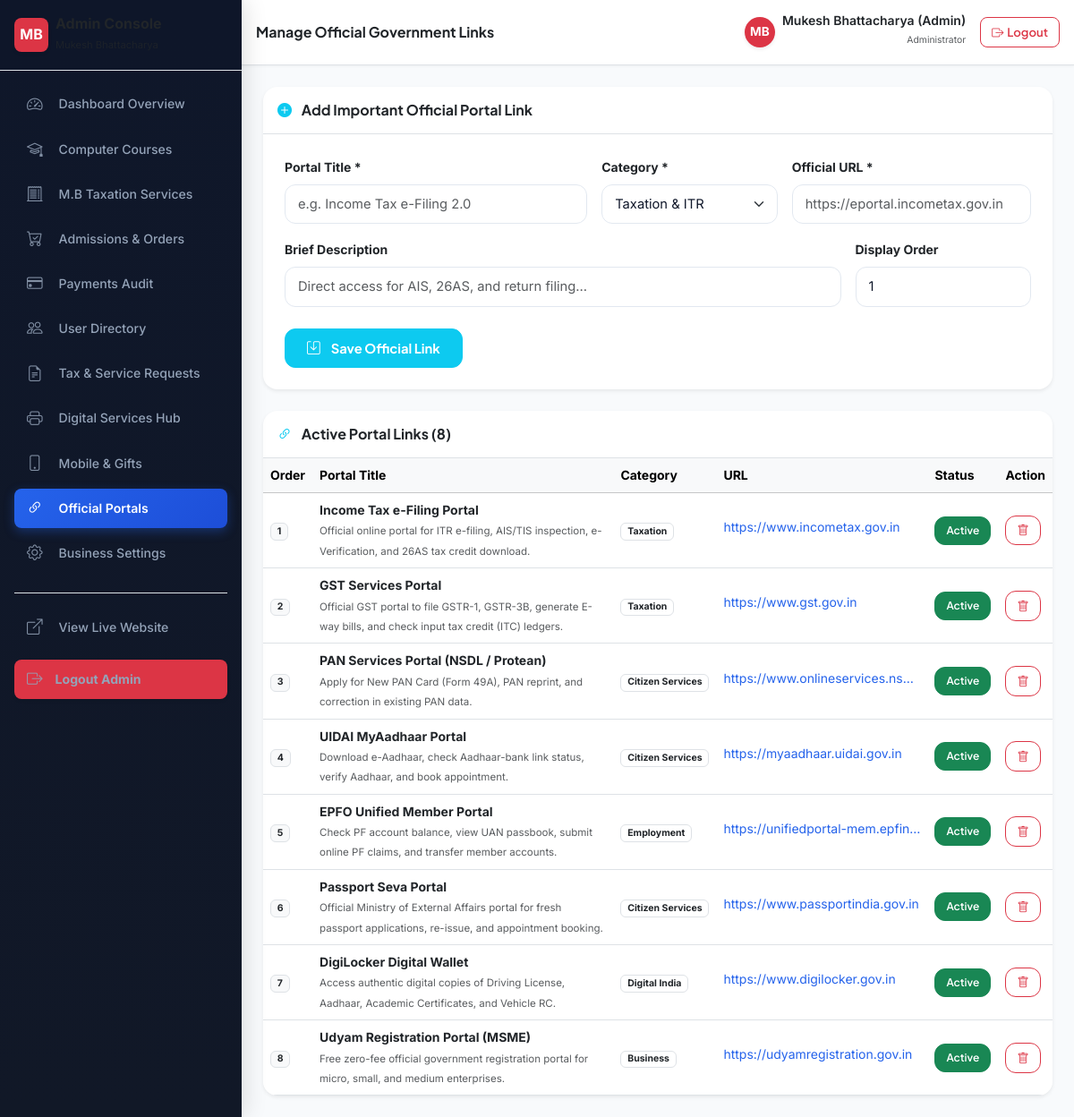
Page /admin/links.php (signed in) on the committed database.
### tables this page shows
CREATE TABLE `users` (
  `id` INT UNSIGNED NOT NULL AUTO_INCREMENT,
  `user_code` VARCHAR(50) NOT NULL UNIQUE,
  `name` VARCHAR(120) NOT NULL,
  `email` VARCHAR(150) NOT NULL UNIQUE,
  `mobile` VARCHAR(20) NOT NULL UNIQUE,
  `password_hash` VARCHAR(255) NOT NULL,
  `address` TEXT NULL,
  `role` ENUM('user', 'admin') NOT NULL DEFAULT 'user',
  `status` ENUM('active', 'inactive', 'suspended') NOT NULL DEFAULT 'active',
  `created_at` DATETIME NOT NULL DEFAULT CURRENT_TIMESTAMP,
  `updated_at` DATETIME NOT NULL DEFAULT CURRENT_TIMESTAMP ON UPDATE CURRENT_TIMESTAMP,
  PRIMARY KEY (`id`),
  INDEX `idx_users_email` (`email`),
  INDEX `idx_users_mobile` (`mobile`),
  INDEX `idx_users_role` (`role`),
  INDEX `idx_users_status` (`status`)
);

CREATE TABLE `important_links` (
  `id` INT UNSIGNED NOT NULL AUTO_INCREMENT,
  `link_code` VARCHAR(50) NOT NULL UNIQUE,
  `title` VARCHAR(150) NOT NULL,
  `category` VARCHAR(80) NOT NULL DEFAULT 'Taxation',
  `description` TEXT NOT NULL,
  `url` VARCHAR(255) NOT NULL,
  `button_text` VARCHAR(80) NOT NULL DEFAULT 'Visit Portal',
  `icon` VARCHAR(80) NOT NULL DEFAULT 'bi-link-45deg',
  `accent_class` VARCHAR(50) NOT NULL DEFAULT 'accent-links',
  `display_order` INT NOT NULL DEFAULT 1,
  `status` ENUM('active', 'inactive') NOT NULL DEFAULT 'active',
  `created_at` DATETIME NOT NULL DEFAULT CURRENT_TIMESTAMP,
  `updated_at` DATETIME NOT NULL DEFAULT CURRENT_TIMESTAMP ON UPDATE CURRENT_TIMESTAMP,
  PRIMARY KEY (`id`),
  INDEX `idx_links_status` (`status`),
  INDEX `idx_links_order` (`display_order`)
);

### includes/Auth.php (called while the page is built, shortened)
<?php
require_once __DIR__ . '/../config/db.php';
function csrf_token(): string {
    return $_SESSION['csrf_token'];
}
function is_logged_in(): bool {
    return !empty($_SESSION['user_id']) && !empty($_SESSION['role']);
}
function current_user(): ?array {
    global $conn;
    $stmt = $conn->prepare("SELECT id, user_code, name, email, mobile, address, role, status, created_at FROM users WHERE id = :id LIMIT 1");
    $stmt->execute([':id' => (int)$_SESSION['user_id']]);
    return $stmt->fetch() ?: null;
}

### admin/links.php (the view, shortened to what this page needs)
<?php
require_once dirname(__DIR__) . '/config/db.php';
require_once dirname(__DIR__) . '/includes/auth.php';
$page_title = "Manage Official Government Links";
$page = isset($_GET['page']) ? max(1, (int)$_GET['page']) : 1;
$per_page = 10;
$where_clauses = ["1=1"];
$params = [];
$where_sql = implode(" AND ", $where_clauses);
$count_stmt = $conn->prepare("SELECT COUNT(*) FROM important_links WHERE $where_sql");
$count_stmt->execute($params);
$total_rows = (int)$count_stmt->fetchColumn();
$offset = ($page - 1) * $per_page;
$sql = "SELECT * FROM important_links WHERE $where_sql ORDER BY display_order ASC LIMIT :limit OFFSET :offset";
$stmt = $conn->prepare($sql);
$stmt->bindValue(':limit', $per_page, PDO::PARAM_INT);
$stmt->bindValue(':offset', $offset, PDO::PARAM_INT);
$stmt->execute();
$links = $stmt->fetchAll();
include __DIR__ . '/includes/header.php';
?>
<div class="card border-0 shadow-sm rounded-4 overflow-hidden mb-4" style="background: var(--card-bg, #ffffff);">
  <div class="card-header bg-transparent border-bottom p-3">
    <h6 class="fw-bold text-dark mb-0"><i class="bi bi-plus-circle-fill text-info me-2"></i> Add Important Official Portal Link</h6>
  </div>
  <div class="card-body p-4">
    <form method="POST" action="links.php">
      <div class="row g-3 mb-3">
        <div class="col-md-5">
          <label class="form-label small fw-bold text-dark">Portal Title *</label>
          <input type="text" name="title" class="form-control" placeholder="e.g. Income Tax e-Filing 2.0" required maxlength="120">
        </div>
        <div class="col-md-3">
          <label class="form-label small fw-bold text-dark">Category *</label>
          <select name="category" class="form-select">
            <option value="Taxation">Taxation & ITR</option>
          </select>
        </div>
        <div class="col-md-4">
          <label class="form-label small fw-bold text-dark">Official URL *</label>
          <input type="url" name="url" class="form-control" placeholder="https://eportal.incometax.gov.in" required maxlength="255">
        </div>
      </div>
      <div class="row g-3 mb-4">
        <div class="col-md-9">
          <label class="form-label small fw-bold text-dark">Brief Description</label>
          <input type="text" name="description" class="form-control" placeholder="Direct access for AIS, 26AS, and return filing..." maxlength="255">
        </div>
        <div class="col-md-3">
          <label class="form-label small fw-bold text-dark">Display Order</label>
          <input type="number" name="display_order" class="form-control" value="1" min="1">
        </div>
      </div>
      <button type="submit" class="btn btn-info text-white fw-bold px-4">
        <i class="bi bi-save me-1"></i> Save Official Link
      </button>
    </form>
  </div>
</div>
<div class="card border-0 shadow-sm rounded-4 overflow-hidden" style="background: var(--card-bg, #ffffff);">
  <div class="card-header bg-transparent border-bottom p-3">
    <h6 class="fw-bold text-dark mb-0"><i class="bi bi-link-45deg text-info me-2"></i> Active Portal Links (<?php echo $total_rows; ?>)</h6>
  </div>
  <div class="card-body p-0">
    <div class="table-responsive">
      <table class="table table-hover align-middle mb-0 small">
        <thead class="table-light">
          <tr>
            <th>Order</th>
            <th>Portal Title</th>
            <th>Category</th>
            <th>URL</th>
            <th>Status</th>
            <th>Action</th>
          </tr>
        </thead>
        <tbody>
          <?php if (!empty($links)): ?>
            <?php foreach ($links as $l): ?>
              <tr>
                <td><span class="badge bg-light text-dark border"><?php echo $l['display_order']; ?></span></td>
                <td>
                  <strong class="d-block text-dark"><?php echo htmlspecialchars($l['title']); ?></strong>
                  <span class="text-muted" style="font-size: 0.72rem;"><?php echo htmlspecialchars($l['description']); ?></span>
                </td>
                <td><span class="badge bg-subtle text-dark border"><?php echo htmlspecialchars($l['category']); ?></span></td>
                <td><a href="<?php echo htmlspecialchars($l['url']); ?>" target="_blank" class="text-truncate d-inline-block" style="max-width: 220px;"><?php echo htmlspecialchars($l['url']); ?></a></td>
                <td>
                  <a href="links.php?action=toggle&id=<?php echo $l['id']; ?>&token=<?php echo csrf_token(); ?>" class="btn btn-sm <?php echo ($l['status'] === 'active') ? 'btn-success' : 'btn-secondary'; ?>" style="font-size: 0.75rem;">
                    <?php echo ucfirst($l['status']); ?>
                  </a>
                </td>
                <td>
                  <a href="links.php?action=delete&id=<?php echo $l['id']; ?>&token=<?php echo csrf_token(); ?>" class="btn btn-sm btn-outline-danger" onclick="return confirm('Delete this official link?');" title="Delete">
                    <i class="bi bi-trash"></i>
                  </a>
                </td>
              </tr>
            <?php endforeach; ?>
          <?php else: ?>
            <tr><td colspan="6" class="text-center py-4 text-muted">No portal links found.</td></tr>
          <?php endif; ?>
        </tbody>
      </table>
    </div>
  </div>
</div>
<?php include __DIR__ . '/includes/footer.php'; ?>

### admin/includes/header.php (shortened to what this page needs)
<?php
require_once dirname(__DIR__, 2) . '/config/db.php';
require_once dirname(__DIR__, 2) . '/includes/auth.php';
$logged_admin = current_user();
$current_page = basename($_SERVER['PHP_SELF']);
?>
<!DOCTYPE html>
<html lang="en" data-bs-theme="light">
<head>
  <link href="https://cdn.jsdelivr.net/npm/bootstrap@5.3.3/dist/css/bootstrap.min.css" rel="stylesheet">
  <link href="https://cdn.jsdelivr.net/npm/bootstrap-icons@1.11.3/font/bootstrap-icons.min.css" rel="stylesheet">
  <link href="../assets/css/style.css" rel="stylesheet">
  <link href="../assets/css/admin.css" rel="stylesheet">
</head>
<body class="bg-body-tertiary">
  <div class="admin-wrapper">
    <aside class="admin-sidebar" id="adminSidebar">
      <div class="admin-sidebar-header d-flex align-items-center justify-content-between p-3 border-bottom">
        <a href="index.php" class="d-flex align-items-center gap-2 text-decoration-none text-dark">
          <div class="rounded-3 bg-danger text-white d-flex align-items-center justify-content-center fw-bold shadow-sm" style="width: 38px; height: 38px;">
            MB
          </div>
          <div>
            <span class="fw-bold d-block fs-6 text-dark lh-sm">Admin Console</span>
            <span class="text-muted" style="font-size: 0.70rem;">Mukesh Bhattacharya</span>
          </div>
        </a>
      </div>
      <div class="p-3" style="overflow-y: auto; flex: 1;">
        <ul class="nav flex-column gap-1">
          <li class="nav-item">
            <a href="index.php" class="nav-link rounded-3 <?php echo ($current_page == 'index.php') ? 'active bg-primary text-white' : 'text-dark'; ?>">
              <i class="bi bi-speedometer2 me-2"></i> Dashboard Overview
            </a>
          </li>
          <li class="nav-item">
            <a href="courses.php" class="nav-link rounded-3 <?php echo ($current_page == 'courses.php') ? 'active bg-primary text-white' : 'text-dark'; ?>">
              <i class="bi bi-mortarboard me-2"></i> Computer Courses
            </a>
          </li>
          <li class="nav-item">
            <a href="tax-services.php" class="nav-link rounded-3 <?php echo ($current_page == 'tax-services.php') ? 'active bg-primary text-white' : 'text-dark'; ?>">
              <i class="bi bi-receipt-cutoff me-2"></i> M.B Taxation Services
            </a>
          </li>
          <li class="nav-item">
            <a href="orders.php" class="nav-link rounded-3 <?php echo ($current_page == 'orders.php') ? 'active bg-primary text-white' : 'text-dark'; ?>">
              <i class="bi bi-cart-check me-2"></i> Admissions & Orders
            </a>
          </li>
          <li class="nav-item">
            <a href="payments.php" class="nav-link rounded-3 <?php echo ($current_page == 'payments.php') ? 'active bg-primary text-white' : 'text-dark'; ?>">
              <i class="bi bi-credit-card me-2"></i> Payments Audit
            </a>
          </li>
          <li class="nav-item">
            <a href="users.php" class="nav-link rounded-3 <?php echo ($current_page == 'users.php') ? 'active bg-primary text-white' : 'text-dark'; ?>">
              <i class="bi bi-people me-2"></i> User Directory
            </a>
          </li>
          <li class="nav-item">
            <a href="tax-requests.php" class="nav-link rounded-3 <?php echo ($current_page == 'tax-requests.php') ? 'active bg-primary text-white' : 'text-dark'; ?>">
              <i class="bi bi-file-earmark-text me-2"></i> Tax & Service Requests
            </a>
          </li>
          <li class="nav-item">
            <a href="digital-services.php" class="nav-link rounded-3 <?php echo ($current_page == 'digital-services.php') ? 'active bg-primary text-white' : 'text-dark'; ?>">
              <i class="bi bi-printer me-2"></i> Digital Services Hub
            </a>
          </li>
          <li class="nav-item">
            <a href="products.php" class="nav-link rounded-3 <?php echo ($current_page == 'products.php') ? 'active bg-primary text-white' : 'text-dark'; ?>">
              <i class="bi bi-phone me-2"></i> Mobile & Gifts
            </a>
          </li>
          <li class="nav-item">
            <a href="links.php" class="nav-link rounded-3 <?php echo ($current_page == 'links.php') ? 'active bg-primary text-white' : 'text-dark'; ?>">
              <i class="bi bi-link-45deg me-2"></i> Official Portals
            </a>
          </li>
          <li class="nav-item">
            <a href="settings.php" class="nav-link rounded-3 <?php echo ($current_page == 'settings.php') ? 'active bg-primary text-white' : 'text-dark'; ?>">
              <i class="bi bi-gear me-2"></i> Business Settings
            </a>
          </li>
          <li class="nav-item mt-3 pt-3 border-top">
            <a href="../index.php" class="nav-link text-muted" target="_blank">
              <i class="bi bi-box-arrow-up-right me-2"></i> View Live Website
            </a>
          </li>
          <li class="nav-item mt-2">
            <a href="../logout.php" class="nav-link text-white bg-danger rounded-3 fw-bold text-center py-2 shadow-sm">
              <i class="bi bi-box-arrow-right me-1"></i> Logout Admin
            </a>
          </li>
        </ul>
      </div>
    </aside>
    <div class="admin-main">
      <header class="admin-topbar d-flex align-items-center justify-content-between p-3 border-bottom" style="background: var(--card-bg, #ffffff);">
        <div class="d-flex align-items-center gap-3">
          <h5 class="fw-bold text-dark mb-0 fs-6 fs-md-5"><?php echo isset($page_title) ? htmlspecialchars($page_title) : "Dashboard"; ?></h5>
        </div>
        <div class="d-flex align-items-center gap-3">
          <div class="d-flex align-items-center gap-2">
            <div class="rounded-circle bg-danger text-white d-flex align-items-center justify-content-center fw-bold shadow-sm" style="width: 34px; height: 34px; font-size: 0.85rem;">
              MB
            </div>
            <div class="d-none d-sm-block text-end">
              <span class="fw-semibold small text-dark d-block lh-1"><?php echo htmlspecialchars($logged_admin['name']); ?></span>
              <span class="text-muted" style="font-size: 0.65rem;">Administrator</span>
            </div>
          </div>
          <a href="../logout.php" class="btn btn-outline-danger btn-sm rounded-3 d-none d-sm-inline-flex align-items-center gap-1" title="Sign Out">
            <i class="bi bi-box-arrow-right"></i> <span class="d-none d-md-inline">Logout</span>
          </a>
        </div>
      </header>
      <div class="admin-content p-3 p-md-4">

### rows in the picture
users: name "Mukesh Bhattacharya (Admin)"
important_links: display_order "1", title "Income Tax e-Filing Portal", description "Official online portal for ITR e-filing, AIS/TIS inspection, e-Verification, and 26AS tax credit download.", category "Taxation", url "https://www.incometax.gov.in", status "Active"
important_links: display_order "2", title "GST Services Portal", description "Official GST portal to file GSTR-1, GSTR-3B, generate E-way bills, and check input tax credit (ITC) ledgers.", category "Taxation", url "https://www.gst.gov.in", status "Active"
important_links: display_order "3", title "PAN Services Portal (NSDL / Protean)", description "Apply for New PAN Card (Form 49A), PAN reprint, and correction in existing PAN data.", category "Citizen Services", url "https://www.onlineservices.ns…", status "Active"
important_links: display_order "4", title "UIDAI MyAadhaar Portal", description "Download e-Aadhaar, check Aadhaar-bank link status, verify Aadhaar, and book appointment.", category "Citizen Services", url "https://myaadhaar.uidai.gov.in", status "Active"
important_links: display_order "5", title "EPFO Unified Member Portal", description "Check PF account balance, view UAN passbook, submit online PF claims, and transfer member accounts.", category "Employment", url "https://unifiedportal-mem.epfin…", status "Active"
important_links: display_order "6", title "Passport Seva Portal", description "Official Ministry of External Affairs portal for fresh passport applications, re-issue, and appointment booking.", category "Citizen Services", url "https://www.passportindia.gov.in", status "Active"
important_links: display_order "7", title "DigiLocker Digital Wallet", description "Access authentic digital copies of Driving License, Aadhaar, Academic Certificates, and Vehicle RC.", category "Digital India", url "https://www.digilocker.gov.in", status "Active"
important_links: display_order "8", title "Udyam Registration Portal (MSME)", description "Free zero-fee official government registration portal for micro, small, and medium enterprises.", category "Business", url "https://udyamregistration.gov.in", status "Active"

### other values in the picture
$page_title "Manage Official Government Links"
$total_rows "8"
